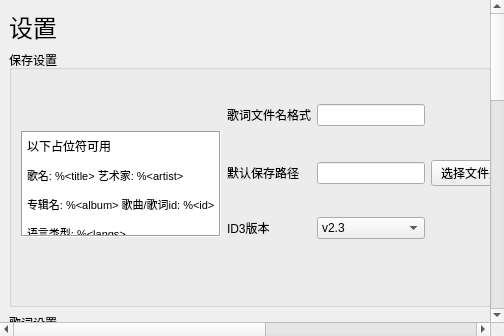
<?xml version="1.0" encoding="UTF-8"?>
<ui version="4.0">
 <class>settings</class>
 <widget class="QWidget" name="settings">
  <layout class="QVBoxLayout" name="verticalLayout">
   <property name="leftMargin">
    <number>0</number>
   </property>
   <property name="topMargin">
    <number>0</number>
   </property>
   <property name="rightMargin">
    <number>0</number>
   </property>
   <property name="bottomMargin">
    <number>0</number>
   </property>
   <item>
    <widget class="QScrollArea" name="scrollArea">
     <property name="frameShape">
      <enum>QFrame::Shape::NoFrame</enum>
     </property>
     <property name="frameShadow">
      <enum>QFrame::Shadow::Plain</enum>
     </property>
     <property name="lineWidth">
      <number>0</number>
     </property>
     <property name="widgetResizable">
      <bool>true</bool>
     </property>
     <widget class="QWidget" name="scrollAreaWidgetContents">
      <property name="geometry">
       <rect>
        <x>0</x>
        <y>0</y>
        <width>910</width>
        <height>1044</height>
       </rect>
      </property>
      <layout class="QGridLayout" name="gridLayout_6">
       <item row="1" column="0">
        <widget class="QGroupBox" name="groupBox">
         <property name="title">
          <string>保存设置</string>
         </property>
         <layout class="QGridLayout" name="gridLayout_4">
          <property name="bottomMargin">
           <number>40</number>
          </property>
          <item row="0" column="0" rowspan="3">
           <widget class="QTextBrowser" name="textBrowser_5">
            <property name="sizePolicy">
             <sizepolicy hsizetype="Minimum" vsizetype="Minimum">
              <horstretch>0</horstretch>
              <verstretch>0</verstretch>
             </sizepolicy>
            </property>
            <property name="minimumSize">
             <size>
              <width>200</width>
              <height>106</height>
             </size>
            </property>
            <property name="maximumSize">
             <size>
              <width>234</width>
              <height>78</height>
             </size>
            </property>
            <property name="frameShape">
             <enum>QFrame::Shape::Box</enum>
            </property>
            <property name="frameShadow">
             <enum>QFrame::Shadow::Sunken</enum>
            </property>
            <property name="verticalScrollBarPolicy">
             <enum>Qt::ScrollBarPolicy::ScrollBarAlwaysOff</enum>
            </property>
            <property name="horizontalScrollBarPolicy">
             <enum>Qt::ScrollBarPolicy::ScrollBarAlwaysOff</enum>
            </property>
            <property name="html">
             <string>&lt;!DOCTYPE HTML PUBLIC &quot;-//W3C//DTD HTML 4.0//EN&quot; &quot;http://www.w3.org/TR/REC-html40/strict.dtd&quot;&gt;
&lt;html&gt;&lt;head&gt;&lt;meta name=&quot;qrichtext&quot; content=&quot;1&quot; /&gt;&lt;meta charset=&quot;utf-8&quot; /&gt;&lt;style type=&quot;text/css&quot;&gt;
p, li { white-space: pre-wrap; }
hr { height: 1px; border-width: 0; }
li.unchecked::marker { content: &quot;\2610&quot;; }
li.checked::marker { content: &quot;\2612&quot;; }
&lt;/style&gt;&lt;/head&gt;&lt;body style=&quot; font-family:'Microsoft YaHei UI'; font-size:9pt; font-weight:400; font-style:normal;&quot;&gt;
&lt;p style=&quot; margin-top:12px; margin-bottom:12px; margin-left:0px; margin-right:0px; -qt-block-indent:0; text-indent:0px;&quot;&gt;以下占位符可用&lt;/p&gt;
&lt;p style=&quot; margin-top:12px; margin-bottom:12px; margin-left:0px; margin-right:0px; -qt-block-indent:0; text-indent:0px;&quot;&gt;&lt;span style=&quot; font-size:8pt;&quot;&gt;歌名: %&amp;lt;title&amp;gt; 艺术家: %&amp;lt;artist&amp;gt;&lt;/span&gt;&lt;/p&gt;
&lt;p style=&quot; margin-top:12px; margin-bottom:12px; margin-left:0px; margin-right:0px; -qt-block-indent:0; text-indent:0px;&quot;&gt;&lt;span style=&quot; font-size:8pt;&quot;&gt;专辑名: %&amp;lt;album&amp;gt; 歌曲/歌词id: %&amp;lt;id&amp;gt;&lt;/span&gt;&lt;/p&gt;
&lt;p style=&quot; margin-top:12px; margin-bottom:12px; margin-left:0px; margin-right:0px; -qt-block-indent:0; text-indent:0px;&quot;&gt;&lt;span style=&quot; font-size:8pt;&quot;&gt;语言类型: %&amp;lt;langs&amp;gt;&lt;/span&gt;&lt;/p&gt;&lt;/body&gt;&lt;/html&gt;</string>
            </property>
            <property name="openLinks">
             <bool>false</bool>
            </property>
           </widget>
          </item>
          <item row="0" column="1">
           <widget class="QLabel" name="label_26">
            <property name="sizePolicy">
             <sizepolicy hsizetype="Fixed" vsizetype="Fixed">
              <horstretch>0</horstretch>
              <verstretch>0</verstretch>
             </sizepolicy>
            </property>
            <property name="whatsThis">
             <string/>
            </property>
            <property name="accessibleDescription">
             <string/>
            </property>
            <property name="text">
             <string>歌词文件名格式</string>
            </property>
            <property name="textFormat">
             <enum>Qt::TextFormat::AutoText</enum>
            </property>
           </widget>
          </item>
          <item row="0" column="2">
           <widget class="QLineEdit" name="lyrics_file_name_fmt_lineEdit">
            <property name="sizePolicy">
             <sizepolicy hsizetype="MinimumExpanding" vsizetype="Fixed">
              <horstretch>0</horstretch>
              <verstretch>0</verstretch>
             </sizepolicy>
            </property>
           </widget>
          </item>
          <item row="1" column="1">
           <widget class="QLabel" name="label_27">
            <property name="sizePolicy">
             <sizepolicy hsizetype="Fixed" vsizetype="Fixed">
              <horstretch>0</horstretch>
              <verstretch>0</verstretch>
             </sizepolicy>
            </property>
            <property name="text">
             <string>默认保存路径</string>
            </property>
           </widget>
          </item>
          <item row="1" column="2">
           <widget class="QLineEdit" name="default_save_path_lineEdit"/>
          </item>
          <item row="1" column="3">
           <widget class="QPushButton" name="select_default_save_path_pushButton">
            <property name="text">
             <string>选择文件夹</string>
            </property>
           </widget>
          </item>
          <item row="2" column="1">
           <widget class="QLabel" name="label_28">
            <property name="text">
             <string>ID3版本</string>
            </property>
           </widget>
          </item>
          <item row="2" column="2">
           <widget class="QComboBox" name="id3_ver_comboBox">
            <item>
             <property name="text">
              <string>v2.3</string>
             </property>
            </item>
            <item>
             <property name="text">
              <string>v2.4</string>
             </property>
            </item>
           </widget>
          </item>
         </layout>
        </widget>
       </item>
       <item row="0" column="0">
        <widget class="QLabel" name="label">
         <property name="sizePolicy">
          <sizepolicy hsizetype="Fixed" vsizetype="Fixed">
           <horstretch>0</horstretch>
           <verstretch>0</verstretch>
          </sizepolicy>
         </property>
         <property name="font">
          <font>
           <pointsize>18</pointsize>
          </font>
         </property>
         <property name="text">
          <string>设置</string>
         </property>
        </widget>
       </item>
       <item row="1" column="1">
        <widget class="QGroupBox" name="groupBox_4">
         <property name="title">
          <string>搜索</string>
         </property>
         <layout class="QVBoxLayout" name="verticalLayout_2">
          <item>
           <widget class="QLabel" name="label_19">
            <property name="sizePolicy">
             <sizepolicy hsizetype="Fixed" vsizetype="Preferred">
              <horstretch>0</horstretch>
              <verstretch>0</verstretch>
             </sizepolicy>
            </property>
            <property name="text">
             <string>自动搜索歌词源：</string>
            </property>
           </widget>
          </item>
          <item>
           <widget class="CheckBoxListWidget" name="multi_search_source_list">
            <property name="sizePolicy">
             <sizepolicy hsizetype="Preferred" vsizetype="Fixed">
              <horstretch>0</horstretch>
              <verstretch>0</verstretch>
             </sizepolicy>
            </property>
            <property name="maximumSize">
             <size>
              <width>100</width>
              <height>16777215</height>
             </size>
            </property>
            <property name="dragDropMode">
             <enum>QAbstractItemView::DragDropMode::InternalMove</enum>
            </property>
           </widget>
          </item>
         </layout>
        </widget>
       </item>
       <item row="3" column="0" colspan="2">
        <widget class="QGroupBox" name="groupBox_3">
         <property name="title">
          <string>桌面歌词设置</string>
         </property>
         <layout class="QGridLayout" name="gridLayout_3">
          <item row="0" column="0" colspan="2">
           <widget class="QLabel" name="label_11">
            <property name="sizePolicy">
             <sizepolicy hsizetype="Fixed" vsizetype="Fixed">
              <horstretch>0</horstretch>
              <verstretch>0</verstretch>
             </sizepolicy>
            </property>
            <property name="text">
             <string>已播放颜色:</string>
            </property>
           </widget>
          </item>
          <item row="0" column="2" colspan="2">
           <widget class="QLabel" name="label_12">
            <property name="sizePolicy">
             <sizepolicy hsizetype="Fixed" vsizetype="Fixed">
              <horstretch>0</horstretch>
              <verstretch>0</verstretch>
             </sizepolicy>
            </property>
            <property name="text">
             <string>未播放颜色:</string>
            </property>
           </widget>
          </item>
          <item row="0" column="4">
           <widget class="QLabel" name="label_13">
            <property name="sizePolicy">
             <sizepolicy hsizetype="Fixed" vsizetype="Preferred">
              <horstretch>0</horstretch>
              <verstretch>0</verstretch>
             </sizepolicy>
            </property>
            <property name="text">
             <string>默认语言类型：</string>
            </property>
           </widget>
          </item>
          <item row="0" column="5">
           <widget class="QLabel" name="label_16">
            <property name="sizePolicy">
             <sizepolicy hsizetype="Fixed" vsizetype="Preferred">
              <horstretch>0</horstretch>
              <verstretch>0</verstretch>
             </sizepolicy>
            </property>
            <property name="text">
             <string>自动搜索歌词源：</string>
            </property>
           </widget>
          </item>
          <item row="0" column="6">
           <widget class="QLabel" name="label_10">
            <property name="sizePolicy">
             <sizepolicy hsizetype="Fixed" vsizetype="Preferred">
              <horstretch>0</horstretch>
              <verstretch>0</verstretch>
             </sizepolicy>
            </property>
            <property name="text">
             <string>字体:</string>
            </property>
           </widget>
          </item>
          <item row="0" column="7">
           <widget class="QComboBox" name="font_comboBox"/>
          </item>
          <item row="1" column="0" rowspan="2">
           <widget class="QPushButton" name="played_add_color_button">
            <property name="sizePolicy">
             <sizepolicy hsizetype="Fixed" vsizetype="Fixed">
              <horstretch>0</horstretch>
              <verstretch>0</verstretch>
             </sizepolicy>
            </property>
            <property name="text">
             <string>添加颜色</string>
            </property>
           </widget>
          </item>
          <item row="1" column="1" rowspan="4">
           <widget class="ColorsListWidget" name="played_color_list">
            <property name="sizePolicy">
             <sizepolicy hsizetype="Fixed" vsizetype="Fixed">
              <horstretch>0</horstretch>
              <verstretch>0</verstretch>
             </sizepolicy>
            </property>
            <property name="maximumSize">
             <size>
              <width>120</width>
              <height>16777215</height>
             </size>
            </property>
           </widget>
          </item>
          <item row="1" column="2" rowspan="2">
           <widget class="QPushButton" name="unplayed_add_color_button">
            <property name="sizePolicy">
             <sizepolicy hsizetype="Fixed" vsizetype="Fixed">
              <horstretch>0</horstretch>
              <verstretch>0</verstretch>
             </sizepolicy>
            </property>
            <property name="text">
             <string>添加颜色</string>
            </property>
           </widget>
          </item>
          <item row="1" column="3" rowspan="4">
           <widget class="ColorsListWidget" name="unplayed_color_list">
            <property name="sizePolicy">
             <sizepolicy hsizetype="Fixed" vsizetype="Fixed">
              <horstretch>0</horstretch>
              <verstretch>0</verstretch>
             </sizepolicy>
            </property>
            <property name="maximumSize">
             <size>
              <width>120</width>
              <height>16777215</height>
             </size>
            </property>
           </widget>
          </item>
          <item row="1" column="4" rowspan="4">
           <widget class="CheckBoxListWidget" name="lang_type_list">
            <property name="sizePolicy">
             <sizepolicy hsizetype="Fixed" vsizetype="Fixed">
              <horstretch>0</horstretch>
              <verstretch>0</verstretch>
             </sizepolicy>
            </property>
            <property name="maximumSize">
             <size>
              <width>100</width>
              <height>16777215</height>
             </size>
            </property>
            <property name="dragEnabled">
             <bool>true</bool>
            </property>
            <property name="dragDropMode">
             <enum>QAbstractItemView::DragDropMode::InternalMove</enum>
            </property>
           </widget>
          </item>
          <item row="1" column="5" rowspan="4">
           <widget class="CheckBoxListWidget" name="source_list">
            <property name="sizePolicy">
             <sizepolicy hsizetype="Fixed" vsizetype="Fixed">
              <horstretch>0</horstretch>
              <verstretch>0</verstretch>
             </sizepolicy>
            </property>
            <property name="maximumSize">
             <size>
              <width>100</width>
              <height>16777215</height>
             </size>
            </property>
            <property name="dragDropMode">
             <enum>QAbstractItemView::DragDropMode::InternalMove</enum>
            </property>
           </widget>
          </item>
          <item row="1" column="6" colspan="2">
           <widget class="QLabel" name="label_18">
            <property name="sizePolicy">
             <sizepolicy hsizetype="Preferred" vsizetype="Fixed">
              <horstretch>0</horstretch>
              <verstretch>0</verstretch>
             </sizepolicy>
            </property>
            <property name="text">
             <string>提示：字体大小通过拉伸窗口调节</string>
            </property>
            <property name="wordWrap">
             <bool>true</bool>
            </property>
           </widget>
          </item>
          <item row="2" column="6">
           <widget class="QLabel" name="label_15">
            <property name="text">
             <string>帧率:</string>
            </property>
           </widget>
          </item>
          <item row="2" column="7">
           <widget class="QSpinBox" name="frame_rate_spinBox">
            <property name="maximum">
             <number>1000</number>
            </property>
            <property name="value">
             <number>60</number>
            </property>
           </widget>
          </item>
          <item row="3" column="0" rowspan="2">
           <widget class="QPushButton" name="played_del_color_button">
            <property name="sizePolicy">
             <sizepolicy hsizetype="Fixed" vsizetype="Fixed">
              <horstretch>0</horstretch>
              <verstretch>0</verstretch>
             </sizepolicy>
            </property>
            <property name="text">
             <string>删除颜色</string>
            </property>
           </widget>
          </item>
          <item row="3" column="2" rowspan="2">
           <widget class="QPushButton" name="unplayed_del_color_button">
            <property name="sizePolicy">
             <sizepolicy hsizetype="Fixed" vsizetype="Fixed">
              <horstretch>0</horstretch>
              <verstretch>0</verstretch>
             </sizepolicy>
            </property>
            <property name="text">
             <string>删除颜色</string>
            </property>
           </widget>
          </item>
          <item row="3" column="6" colspan="2">
           <widget class="QCheckBox" name="auto_frame_rate_checkBox">
            <property name="text">
             <string>自适应帧率</string>
            </property>
           </widget>
          </item>
          <item row="4" column="6" colspan="2">
           <widget class="QPushButton" name="show_local_song_lyrics_db_manager_button">
            <property name="text">
             <string>歌词关联管理</string>
            </property>
           </widget>
          </item>
         </layout>
        </widget>
       </item>
       <item row="4" column="0" colspan="2">
        <widget class="QGroupBox" name="groupBox_6">
         <property name="title">
          <string>其他</string>
         </property>
         <layout class="QGridLayout" name="gridLayout_2">
          <item row="5" column="2">
           <widget class="QCheckBox" name="auto_check_update_checkBox">
            <property name="text">
             <string>自动检查更新</string>
            </property>
           </widget>
          </item>
          <item row="3" column="2">
           <widget class="QPushButton" name="restore2default_pushButton">
            <property name="text">
             <string>恢复默认设置</string>
            </property>
           </widget>
          </item>
          <item row="2" column="2">
           <widget class="QComboBox" name="log_level_comboBox">
            <property name="currentIndex">
             <number>0</number>
            </property>
            <item>
             <property name="text">
              <string notr="true">CRITICAL</string>
             </property>
            </item>
            <item>
             <property name="text">
              <string notr="true">ERROR</string>
             </property>
            </item>
            <item>
             <property name="text">
              <string notr="true">WARNING</string>
             </property>
            </item>
            <item>
             <property name="text">
              <string notr="true">INFO</string>
             </property>
            </item>
            <item>
             <property name="text">
              <string notr="true">DEBUG</string>
             </property>
            </item>
            <item>
             <property name="text">
              <string notr="true">NOTSET</string>
             </property>
            </item>
           </widget>
          </item>
          <item row="4" column="2">
           <widget class="QPushButton" name="open_log_dir_button">
            <property name="text">
             <string>打开日志文件夹</string>
            </property>
           </widget>
          </item>
          <item row="0" column="2">
           <widget class="QComboBox" name="language_comboBox">
            <item>
             <property name="text">
              <string>自动</string>
             </property>
            </item>
            <item>
             <property name="text">
              <string notr="true">简体中文</string>
             </property>
            </item>
            <item>
             <property name="text">
              <string notr="true">繁體中文</string>
             </property>
            </item>
            <item>
             <property name="text">
              <string notr="true">English</string>
             </property>
            </item>
            <item>
             <property name="text">
              <string notr="true">日本語</string>
             </property>
            </item>
           </widget>
          </item>
          <item row="0" column="0">
           <widget class="QLabel" name="label_7">
            <property name="sizePolicy">
             <sizepolicy hsizetype="Fixed" vsizetype="Preferred">
              <horstretch>0</horstretch>
              <verstretch>0</verstretch>
             </sizepolicy>
            </property>
            <property name="text">
             <string>语言：</string>
            </property>
           </widget>
          </item>
          <item row="1" column="0">
           <widget class="QLabel" name="label_2">
            <property name="text">
             <string>主题颜色:</string>
            </property>
           </widget>
          </item>
          <item row="2" column="0">
           <widget class="QLabel" name="label_5">
            <property name="sizePolicy">
             <sizepolicy hsizetype="Fixed" vsizetype="Fixed">
              <horstretch>0</horstretch>
              <verstretch>0</verstretch>
             </sizepolicy>
            </property>
            <property name="text">
             <string>日志等级:</string>
            </property>
           </widget>
          </item>
          <item row="1" column="2">
           <widget class="QComboBox" name="color_scheme_comboBox">
            <item>
             <property name="text">
              <string>跟随系统</string>
             </property>
            </item>
            <item>
             <property name="text">
              <string>浅色</string>
             </property>
            </item>
            <item>
             <property name="text">
              <string>深色</string>
             </property>
            </item>
           </widget>
          </item>
         </layout>
        </widget>
       </item>
       <item row="5" column="0" colspan="2">
        <widget class="QGroupBox" name="groupBox_5">
         <property name="title">
          <string>缓存设置</string>
         </property>
         <layout class="QGridLayout" name="gridLayout_5">
          <item row="0" column="1">
           <widget class="QPushButton" name="clear_cache_pushButton">
            <property name="text">
             <string>清除缓存</string>
            </property>
           </widget>
          </item>
          <item row="0" column="0">
           <widget class="QLabel" name="cache_size_label">
            <property name="text">
             <string>缓存大小：</string>
            </property>
           </widget>
          </item>
         </layout>
        </widget>
       </item>
       <item row="2" column="0">
        <widget class="QGroupBox" name="groupBox_2">
         <property name="title">
          <string>歌词设置</string>
         </property>
         <layout class="QGridLayout" name="gridLayout">
          <item row="1" column="0" rowspan="6">
           <widget class="LyricOrderListWidget" name="langs_order_listWidget">
            <property name="sizePolicy">
             <sizepolicy hsizetype="Fixed" vsizetype="Preferred">
              <horstretch>0</horstretch>
              <verstretch>0</verstretch>
             </sizepolicy>
            </property>
            <property name="minimumSize">
             <size>
              <width>0</width>
              <height>0</height>
             </size>
            </property>
            <property name="maximumSize">
             <size>
              <width>118</width>
              <height>96</height>
             </size>
            </property>
            <property name="frameShape">
             <enum>QFrame::Shape::Box</enum>
            </property>
            <property name="frameShadow">
             <enum>QFrame::Shadow::Sunken</enum>
            </property>
            <property name="verticalScrollBarPolicy">
             <enum>Qt::ScrollBarPolicy::ScrollBarAsNeeded</enum>
            </property>
            <property name="horizontalScrollBarPolicy">
             <enum>Qt::ScrollBarPolicy::ScrollBarAsNeeded</enum>
            </property>
            <property name="autoScroll">
             <bool>true</bool>
            </property>
            <property name="editTriggers">
             <set>QAbstractItemView::EditTrigger::NoEditTriggers</set>
            </property>
            <property name="dragEnabled">
             <bool>true</bool>
            </property>
            <property name="dragDropMode">
             <enum>QAbstractItemView::DragDropMode::InternalMove</enum>
            </property>
            <property name="defaultDropAction">
             <enum>Qt::DropAction::MoveAction</enum>
            </property>
            <property name="selectionMode">
             <enum>QAbstractItemView::SelectionMode::SingleSelection</enum>
            </property>
            <property name="movement">
             <enum>QListView::Movement::Free</enum>
            </property>
            <property name="sortingEnabled">
             <bool>false</bool>
            </property>
            <item>
             <property name="text">
              <string>罗马音</string>
             </property>
            </item>
            <item>
             <property name="text">
              <string>原文</string>
             </property>
            </item>
            <item>
             <property name="text">
              <string>译文</string>
             </property>
            </item>
           </widget>
          </item>
          <item row="3" column="1">
           <widget class="QLabel" name="label_6">
            <property name="sizePolicy">
             <sizepolicy hsizetype="Fixed" vsizetype="Fixed">
              <horstretch>0</horstretch>
              <verstretch>0</verstretch>
             </sizepolicy>
            </property>
            <property name="text">
             <string>LRC歌词毫秒位数:</string>
            </property>
           </widget>
          </item>
          <item row="4" column="1">
           <widget class="QLabel" name="label_8">
            <property name="sizePolicy">
             <sizepolicy hsizetype="Fixed" vsizetype="Fixed">
              <horstretch>0</horstretch>
              <verstretch>0</verstretch>
             </sizepolicy>
            </property>
            <property name="text">
             <string>末尾参照行时间样式(仅LRC):</string>
            </property>
           </widget>
          </item>
          <item row="0" column="1" colspan="4">
           <widget class="QCheckBox" name="skip_inst_lyrics_checkBox">
            <property name="sizePolicy">
             <sizepolicy hsizetype="Preferred" vsizetype="Fixed">
              <horstretch>0</horstretch>
              <verstretch>0</verstretch>
             </sizepolicy>
            </property>
            <property name="text">
             <string>保存专辑/歌单歌词/本地匹配时跳过纯音乐</string>
            </property>
           </widget>
          </item>
          <item row="2" column="1" colspan="4">
           <widget class="QCheckBox" name="add_end_timestamp_line_checkBox">
            <property name="sizePolicy">
             <sizepolicy hsizetype="Preferred" vsizetype="Fixed">
              <horstretch>0</horstretch>
              <verstretch>0</verstretch>
             </sizepolicy>
            </property>
            <property name="text">
             <string>为逐行lrc歌词添加结束时间戳行</string>
            </property>
           </widget>
          </item>
          <item row="0" column="0">
           <widget class="QLabel" name="label_4">
            <property name="sizePolicy">
             <sizepolicy hsizetype="Preferred" vsizetype="Fixed">
              <horstretch>0</horstretch>
              <verstretch>0</verstretch>
             </sizepolicy>
            </property>
            <property name="text">
             <string>顺序</string>
            </property>
           </widget>
          </item>
          <item row="1" column="1" colspan="4">
           <widget class="QCheckBox" name="auto_select_checkBox">
            <property name="sizePolicy">
             <sizepolicy hsizetype="Preferred" vsizetype="Fixed">
              <horstretch>0</horstretch>
              <verstretch>0</verstretch>
             </sizepolicy>
            </property>
            <property name="text">
             <string>歌曲搜索歌词时自动选择(酷狗音乐)</string>
            </property>
           </widget>
          </item>
          <item row="4" column="2" colspan="3">
           <widget class="QComboBox" name="last_ref_line_time_sty_comboBox">
            <property name="sizePolicy">
             <sizepolicy hsizetype="Preferred" vsizetype="Fixed">
              <horstretch>0</horstretch>
              <verstretch>0</verstretch>
             </sizepolicy>
            </property>
            <item>
             <property name="text">
              <string>与当前原文起始时间相同</string>
             </property>
            </item>
            <item>
             <property name="text">
              <string>与下一行原文起始时间接近</string>
             </property>
            </item>
           </widget>
          </item>
          <item row="3" column="2" colspan="3">
           <widget class="QSpinBox" name="lrc_ms_digit_count_spinBox">
            <property name="sizePolicy">
             <sizepolicy hsizetype="Preferred" vsizetype="Fixed">
              <horstretch>0</horstretch>
              <verstretch>0</verstretch>
             </sizepolicy>
            </property>
            <property name="minimumSize">
             <size>
              <width>70</width>
              <height>0</height>
             </size>
            </property>
            <property name="specialValueText">
             <string/>
            </property>
            <property name="prefix">
             <string/>
            </property>
            <property name="minimum">
             <number>2</number>
            </property>
            <property name="maximum">
             <number>3</number>
            </property>
            <property name="value">
             <number>3</number>
            </property>
           </widget>
          </item>
          <item row="5" column="1">
           <widget class="QLabel" name="label_3">
            <property name="text">
             <string>歌词文件标签信息来源:</string>
            </property>
           </widget>
          </item>
          <item row="5" column="2" colspan="3">
           <widget class="QComboBox" name="lrc_tag_info_src_comboBox">
            <item>
             <property name="text">
              <string>歌词源</string>
             </property>
            </item>
            <item>
             <property name="text">
              <string>歌曲信息</string>
             </property>
            </item>
           </widget>
          </item>
         </layout>
        </widget>
       </item>
       <item row="2" column="1">
        <widget class="QGroupBox" name="groupBox_7">
         <property name="title">
          <string>翻译</string>
         </property>
         <layout class="QGridLayout" name="gridLayout_7">
          <item row="0" column="1">
           <widget class="QComboBox" name="translate_source_comboBox">
            <item>
             <property name="text">
              <string>必应翻译</string>
             </property>
            </item>
            <item>
             <property name="text">
              <string>谷歌翻译</string>
             </property>
            </item>
            <item>
             <property name="text">
              <string>OpenAI兼容API</string>
             </property>
            </item>
           </widget>
          </item>
          <item row="2" column="0" colspan="2">
           <widget class="QStackedWidget" name="translate_cfg_stackedWidget">
            <property name="currentIndex">
             <number>0</number>
            </property>
            <widget class="QWidget" name="page_3"/>
            <widget class="QWidget" name="page_2"/>
            <widget class="QWidget" name="page">
             <layout class="QGridLayout" name="gridLayout_8">
              <item row="1" column="0">
               <widget class="QLabel" name="label_20">
                <property name="text">
                 <string notr="true">API key:</string>
                </property>
               </widget>
              </item>
              <item row="2" column="1">
               <widget class="QLineEdit" name="oai_model_lineEdit"/>
              </item>
              <item row="1" column="1">
               <widget class="QLineEdit" name="oai_key_lineEdit"/>
              </item>
              <item row="0" column="0">
               <widget class="QLabel" name="label_14">
                <property name="text">
                 <string notr="true">Base URL:</string>
                </property>
               </widget>
              </item>
              <item row="2" column="0">
               <widget class="QLabel" name="label_21">
                <property name="text">
                 <string notr="true">Model:</string>
                </property>
               </widget>
              </item>
              <item row="0" column="1">
               <widget class="QLineEdit" name="oai_base_url_lineEdit">
                <property name="minimumSize">
                 <size>
                  <width>256</width>
                  <height>0</height>
                 </size>
                </property>
               </widget>
              </item>
             </layout>
            </widget>
           </widget>
          </item>
          <item row="0" column="0">
           <widget class="QLabel" name="label_9">
            <property name="text">
             <string>翻译源:</string>
            </property>
           </widget>
          </item>
          <item row="1" column="0">
           <widget class="QLabel" name="label_17">
            <property name="text">
             <string>目标语言:</string>
            </property>
           </widget>
          </item>
          <item row="1" column="1">
           <widget class="QComboBox" name="translate_target_lang_comboBox">
            <item>
             <property name="text">
              <string>简体中文</string>
             </property>
            </item>
            <item>
             <property name="text">
              <string>繁体中文</string>
             </property>
            </item>
            <item>
             <property name="text">
              <string>英语</string>
             </property>
            </item>
            <item>
             <property name="text">
              <string>日语</string>
             </property>
            </item>
            <item>
             <property name="text">
              <string>韩语</string>
             </property>
            </item>
            <item>
             <property name="text">
              <string>西班牙语</string>
             </property>
            </item>
            <item>
             <property name="text">
              <string>法语</string>
             </property>
            </item>
            <item>
             <property name="text">
              <string>葡萄牙语</string>
             </property>
            </item>
            <item>
             <property name="text">
              <string>德语</string>
             </property>
            </item>
            <item>
             <property name="text">
              <string>俄语</string>
             </property>
            </item>
           </widget>
          </item>
         </layout>
        </widget>
       </item>
      </layout>
     </widget>
    </widget>
   </item>
  </layout>
 </widget>
 <customwidgets>
  <customwidget>
   <class>LyricOrderListWidget</class>
   <extends>QListWidget</extends>
   <header>LDDC.gui.components.custom_widgets.h</header>
  </customwidget>
  <customwidget>
   <class>ColorsListWidget</class>
   <extends>QListWidget</extends>
   <header>LDDC.gui.components.custom_widgets</header>
  </customwidget>
  <customwidget>
   <class>CheckBoxListWidget</class>
   <extends>QListWidget</extends>
   <header>LDDC.gui.components.custom_widgets</header>
  </customwidget>
 </customwidgets>
 <resources/>
 <connections>
  <connection>
   <sender>translate_source_comboBox</sender>
   <signal>currentIndexChanged(int)</signal>
   <receiver>translate_cfg_stackedWidget</receiver>
   <slot>setCurrentIndex(int)</slot>
   <hints>
    <hint type="sourcelabel">
     <x>1001</x>
     <y>334</y>
    </hint>
    <hint type="destinationlabel">
     <x>1009</x>
     <y>402</y>
    </hint>
   </hints>
  </connection>
 </connections>
</ui>
